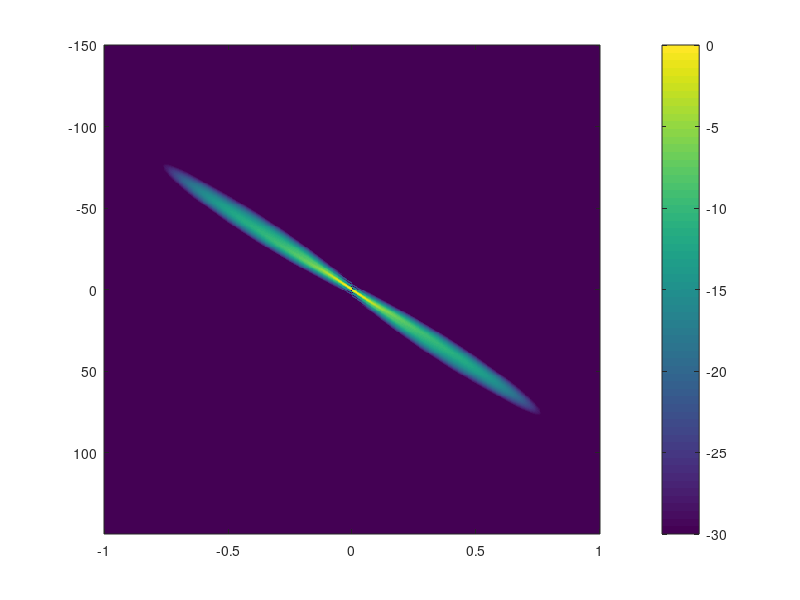

The MATLAB script that drew this image: (Note: this script raises an error after producing the figure.)
% Plot ambiguity function of HFM signal
% Created: 20150411 by FW
% Ref: MIT homework 2 problem 5

fmax = 300; % Hz
fmin = 200;
T = 1; % sec
Tw = .25*T;
k = (fmax - fmin)/fmax/T;
a = - 2*pi*fmin/k;

% window function
t = linspace(0, T, fmax);
fs = fmax; % sampling freq.
ind1 = find(t<0.25);
ind2 = find(t>0.75);
w_t(ind1) = sin(pi*t(ind1)/Tw/2).^2;
w_t(ind1(end)+1 : ind2(1)-1) = 1;
w_t(ind2) = sin(pi*(t(ind2)-T+2*Tw)/Tw/2).^2; 

% windowed complex envelope
s_t = w_t .* exp(1i*a*log(1-k*t));
% s_t = exp(1i*a*log(1-k*t));

% shift
N = 2^nextpow2(length(t)+1);
for deltaT = 0  : length(t)-1
   s_t_shifted = [zeros(1,deltaT) s_t(1 : end-deltaT)];
   p = s_t .* conj(s_t_shifted);
   
   % compute all Doppler shifts using fft
   T = fftshift(fft(p, N));
   Theta(:, deltaT+1) = abs(T).';
end

% normalize the ambiguity function to be 1 @ zero Doppler, zero range
Theta = Theta/max(max(Theta));

% fill out negative ranges from symmetry
Theta_total = [fliplr(flipud(Theta(:, 2:end))) Theta];

imagesc([-t(end :-1:1) t(2:end)], fs*([0:N-1]/N-0.5), ...
    20*log10(abs(Theta_total)), [-30 0]);
colorbar
xlabel(texlabel('Delta T, sec')), ylabel(texlabel('Delta f, Hz'));
title('HFM ambiguity function with window');


